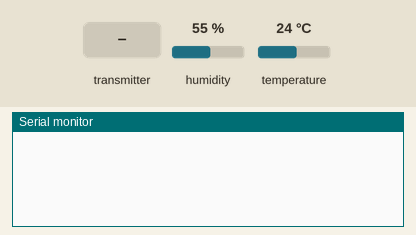
Simulated run of this sketch. Board: Arduino Uno, built with avr-gcc and run on an emulated ATmega328P. Parts: the last lines printed to the serial monitor. Inputs (shaded band) come from the test bench; at power-on: humidity 55 %, temperature 24 °C. No radio packets arrive unless stated.

Above: at 1.2 s.
1.3 s: the transmitter starts sending ID = 64
At 1.8 s:
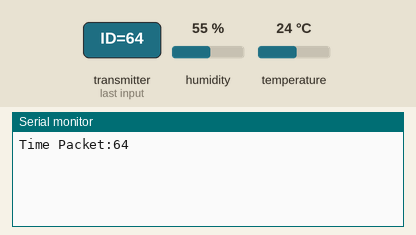
At 5.0 s:
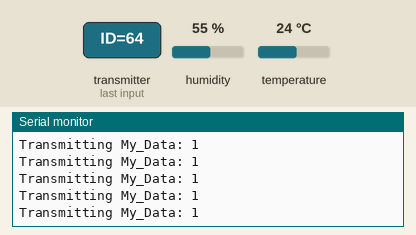

Measured:
- after the input at 1.3 s, the serial monitor: prints a new line at once (image 1)

The sketch:

Transmit_Receive_Master.ino
```cpp
#include <SPI.h>
#include "RF24.h"
#include "DHT.h"


const int Max_Nodes = 30;
byte Received_ID_Tags[Max_Nodes]; //write max number of Nodes.
#define DHTTYPE DHT11   // DHT 11
#define DHTPIN 5
DHT dht(DHTPIN, DHTTYPE);

RF24 radio(7,8);
const uint64_t pipe = 0xE8E8F0F0E1LL; //channel to receive
byte addresses[][6] = {"1Node","2Node"};
//unsigned long msg;

typedef struct {
  byte ID;
  float sensor1;
  byte GoToSleep;
}MsgData;

//Initializing the Data in Structs.
//These can be altered Later by using Struct_name.Struct_access
MsgData Received_Data = {Max_Nodes + 1, 0, 0};
MsgData My_Data = {1, 33, 0};
//MsgData My_Data = {2, 98, 0};

  int k = 0;                                      //Initialize
  int j = 0;
  unsigned long long first_time = 0;
bool Once = false;
bool flag = 0;
int time_packet = 0;

void setup(void){
    Serial.begin(9600);
    radio.begin();
    radio.setAutoAck(false);
    radio.openReadingPipe(1,pipe);
    radio.startListening();
    dht.begin();
}

void loop(void){
   // My_Data.sensor1 = dht.readHumidity();
  // Read temperature as Celsius (the default)
  //float t = dht.readTemperature();
  // Read temperature as Fahrenheit (isFahrenheit = true)


  while(Once == false){                                   //Run one time
    for(j = 0; j <= Max_Nodes; j++){                   //Preset all known IDs to 0 to begin checking for IDs.
        Received_ID_Tags[j] = 0;
      }
    receive_time_packet();
    if(time_packet > 0){                            //if we have a time_packet from the home node
      Serial.print("Time Packet:");
      Serial.println(time_packet);
      first_time = millis();                        //Save the time of Package Receive
      time_packet = time_packet - 1;                //subtract 1ms from time_packet to make accurate for future nodes
      transmit_time_packet(time_packet);            //transmit packet for other leafnodes
        Once = true;
          My_Data.sensor1 = dht.readTemperature(true);
      }
  }


    while(time_packet + first_time > millis()){   //wait until time_packet is completed
      //wait until we hit 'synchronization time'
    }


      //we are now in sync, begin program
      if((millis() >= ((My_Data.ID*2000) + first_time + 500)) && (millis() < (My_Data.ID*2000) + first_time + 1000)){ //amount of time to wait until we switch out of receiving mode. 1 seconds
        //A buffer of 500 is added     right here      ^---^
        //Transmit My_Data
        transmit(My_Data);
        Serial.print("Transmitting My_Data: ");
        Serial.println(My_Data.ID);
      }
      else{
        //Receive_Data
        receive();
      }
      for(j = 0; j <= Max_Nodes; j++){
        if(Received_Data.ID == Received_ID_Tags[j] || Received_Data.ID > Max_Nodes){ // if we have seen it, set flag to 1.
            flag = 1;
            break;
          }
      }

        if(flag !=1){                                                            //New Node, Transmit and record Node ID
           transmit(Received_Data);
           Received_ID_Tags[k]= Received_Data.ID;
           Serial.println("New Node");
           Serial.print("ID: ");
           Serial.println(Received_Data.ID);
           Serial.print("Sensor Data: ");
           Serial.println(Received_Data.sensor1);
           Serial.println("Node Echo Complete");
           Serial.println();
           k++;
        }
        j = 0;                                                                    //Reset Variables for each iteration
        flag = 0;

        reset();


  }


void reset(){
     if(Received_Data.ID == 0 && Received_Data.GoToSleep == 22){               //Reset everything & go to sleep
        transmit(Received_Data);
       for(j = 0; j <= Max_Nodes; j++){                   //Preset all known IDs to 0 to begin checking for IDs.
         Received_ID_Tags[j] = 0;
       }
        Once = false;
        flag = 0;
        j = 0;
        k = 0;
        first_time = 0;
        time_packet = 0;
        Received_Data = {Max_Nodes + 1, 0, 0};
        Serial.println("Reset Node");
      }


}

void receive(){                                                             //Recieve Data from another node
    radio.openWritingPipe(addresses[1]);
    radio.openReadingPipe(1,addresses[0]);
    radio.startListening();
       if(radio.available()){
        while(radio.available()){
            radio.read(&Received_Data, sizeof(MsgData));  //byte value
            delay(5);
         }
      }
    return;
}

void transmit(MsgData Transmit_Msg){                                        //Transmit Data to Another Node
    radio.openWritingPipe(addresses[0]);
    radio.openReadingPipe(1,addresses[1]);
    radio.stopListening();
    //unsigned long msg = value;
  for(byte i=0; i<15; i++){
        radio.write(&Transmit_Msg, sizeof(MsgData));
        delay(5);
  }
}

void transmit_time_packet(int Time){                                      //Transmit a Time Packet
    radio.openWritingPipe(addresses[0]);
    radio.openReadingPipe(1,addresses[1]);
    radio.stopListening();
    //unsigned long msg = value;
  for(byte i=0; i<15; i++){
        radio.write(&Time, sizeof(time_packet));
        delay(5);
  }
}

void receive_time_packet(){                                             //Recieve a Time Packet
    radio.openWritingPipe(addresses[1]);
    radio.openReadingPipe(1,addresses[0]);
    radio.startListening();
       if(radio.available()){
        while(radio.available()){
            radio.read(&time_packet, sizeof(time_packet));
            delay(5);
         }
      }
    return;
}
```
